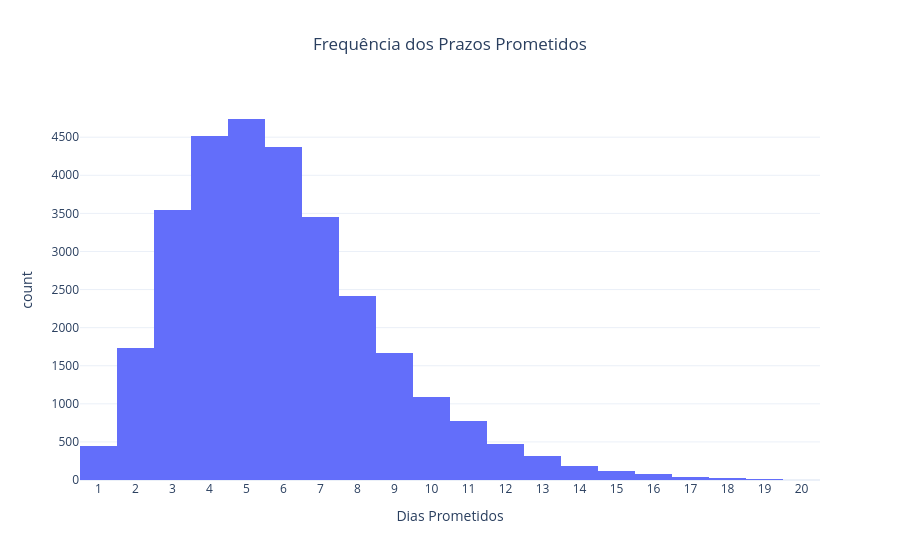

Notebook code for this chart:
### Markdown cell above
#### 1.3.3 Distribuição de Prazos Prometidos

### Code cell
fig = px.histogram(
    df,
    x="dias_prometidos",
    title="Frequência dos Prazos Prometidos",
    labels={
        "dias_prometidos": "Dias Prometidos",
        "count": "Quantidade de Pedidos"
    },
    template="plotly_white"
)

fig.update_layout(title_x=0.5)
fig.update_xaxes(dtick=1)

fig.show()

### Figure 1 — Plotly figure (JSON) as saved in the notebook; plotly's stock layout.template omitted (floating-point values rounded to 4 significant figures; data arrays with more than 128 entries replaced by an {"elided": "..."} marker saying what was removed)
{"data": [{"bingroup": "x", "hovertemplate": "Dias Prometidos=%{x}<br>count=%{y}<extra></extra>", "legendgroup": "", "marker": {"color": "#636efa", "pattern": {"shape": ""}}, "name": "", "orientation": "v", "showlegend": false, "type": "histogram", "x": {"elided": "30000 int values"}, "xaxis": "x", "yaxis": "y"}], "layout": {"barmode": "relative", "legend": {"tracegroupgap": 0}, "title": {"text": "Frequência dos Prazos Prometidos", "x": 0.5}, "xaxis": {"anchor": "y", "domain": [0, 1], "dtick": 1, "title": {"text": "Dias Prometidos"}}, "yaxis": {"anchor": "x", "domain": [0, 1], "title": {"text": "count"}}}}
